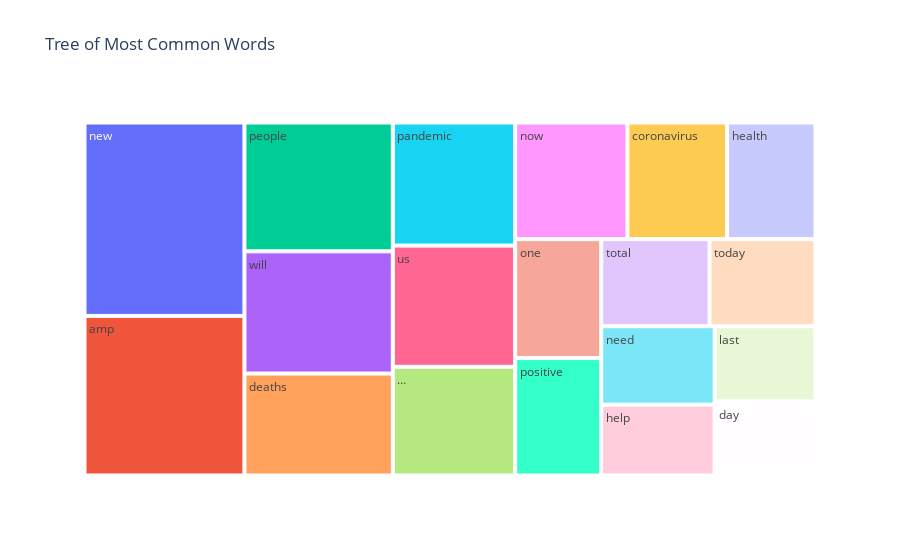

Source (notebook cell):
### Markdown cell above
### The below plot is a tree map to show the most common words in the text

### Code cell
fig = px.treemap(temp, path=['Common_words'], values='count',title='Tree of Most Common Words')
fig.show()

### Figure 1 — Plotly figure (JSON) as saved in the notebook; plotly's stock layout.template omitted (floating-point values rounded to 4 significant figures)
{"data": [{"branchvalues": "total", "domain": {"x": [0, 1], "y": [0, 1]}, "hovertemplate": "labels=%{label}<br>count=%{value}<br>parent=%{parent}<br>id=%{id}<extra></extra>", "ids": ["amp", "coronavirus", "day", "deaths", "health", "help", "last", "need", "new", "now", "one", "pandemic", "people", "positive", "today", "total", "us", "will", "…"], "labels": ["amp", "coronavirus", "day", "deaths", "health", "help", "last", "need", "new", "now", "one", "pandemic", "people", "positive", "today", "total", "us", "will", "…"], "name": "", "parents": ["", "", "", "", "", "", "", "", "", "", "", "", "", "", "", "", "", "", ""], "type": "treemap", "values": [11958, 5441, 3506, 7086, 4835, 3764, 3548, 4167, 14491, 6133, 4795, 7056, 8955, 4734, 4321, 4419, 6948, 8491, 6231]}], "layout": {"legend": {"tracegroupgap": 0}, "title": {"text": "Tree of Most Common Words"}}}
